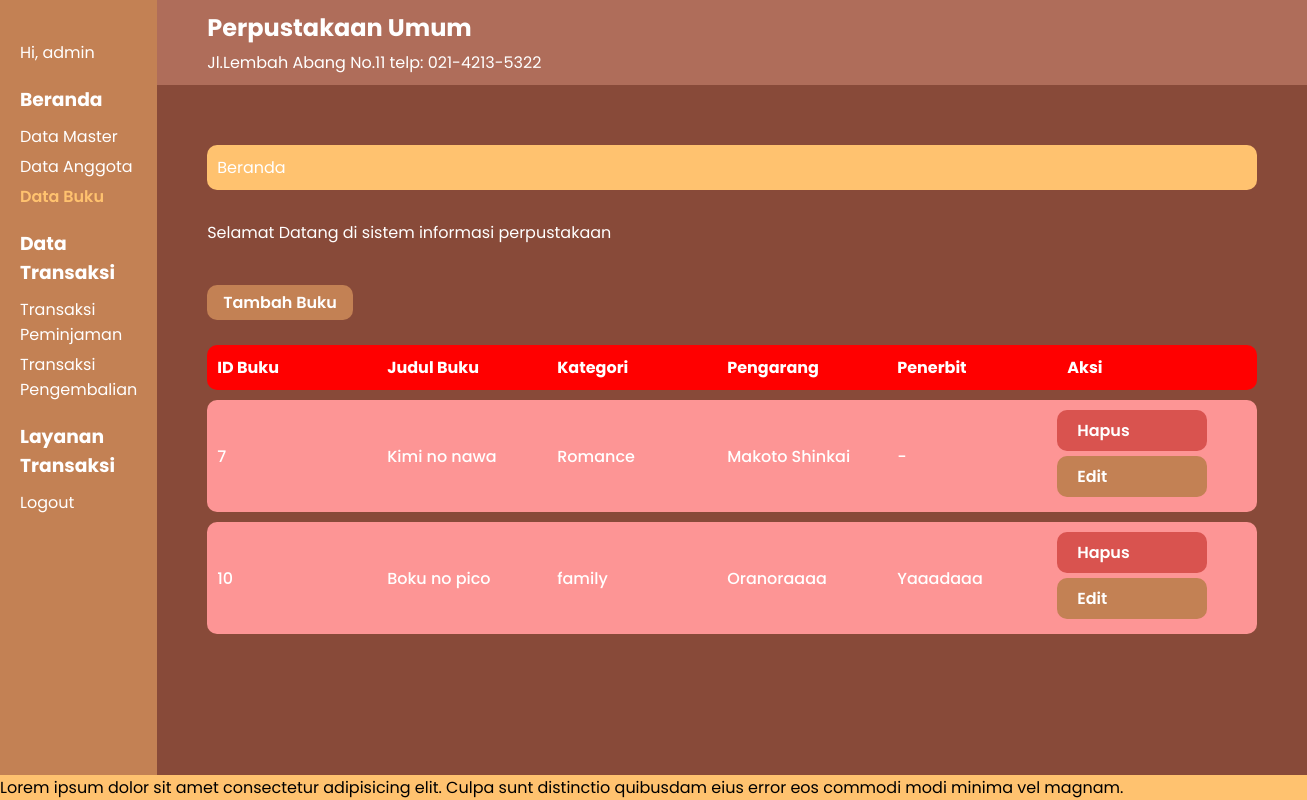
The page /index.php?p=list-buku (signed in) on the database its author committed.
### tables this page shows
CREATE TABLE `tb_buku` (
  `id_buku` int(5) NOT NULL,
  `judul_buku` varchar(64) DEFAULT NULL,
  `kategori` varchar(64) DEFAULT NULL,
  `pengarang` varchar(64) DEFAULT NULL,
  `penerbit` varchar(64) DEFAULT NULL
);

### pages/list-buku.php (the view)
<?php
$sql = "SELECT * FROM tb_buku";
$query = mysqli_query($db, $sql);
?>
<div class="tambah-wrapper">
  <a href="?p=tambah-buku">Tambah Buku</a>
</div>
<?php if(mysqli_num_rows($query) > 0) :  ?>
<div class="tabel">
  <div class="head">
      <p>ID Buku</p>
      <p>Judul Buku</p>
      <p>Kategori</p>
      <p>Pengarang</p>
      <p>Penerbit </p>
      <p>Aksi</p>
    </div>
  <?php while($rowBuku = mysqli_fetch_array($query)) { ?>
    <div class="content">
        <p><?php echo $rowBuku['id_buku']?></p>
        <p><?php echo $rowBuku['judul_buku']?></p>
        <p><?php echo $rowBuku['kategori']?></p>
        <p><?php echo $rowBuku['pengarang']?></p>
        <p><?php echo $rowBuku['penerbit']?></p>
        <div class="tombol-wrapper">
          <a href="proses/buku-hapus-proses.php?id=<?php echo $rowBuku['id_buku']?>" class="btn-hapus">Hapus</a>
          <a href="index.php?p=edit-buku&id_buku=<?php echo $rowBuku['id_buku']?>" class="btn-edit">Edit</a>
        </div>
    </div>
  <?php };?>
</div>
<?php else:?>
  <div class="kosong">
    <h3>Tidak ada data buku ditemukan</h3>
  </div>
<?php endif;?>

### styles/index.css (style rules this page uses)
* { margin: 0; padding: 0; box-sizing: border-box; font-family: "Poppins", sans-serif; }
body { position: relative; width: 100%; display: flex; flex-wrap: nowrap; overflow-x: hidden; min-height: 100vh; }

### styles/anggota.css (style rules this page uses)
.content { position: relative; margin-bottom: 60px; }

### styles/tabel.css (style rules this page uses)
.tambah-wrapper { margin-bottom: 30px; font-weight: 600; }
.tambah-wrapper a { text-decoration: none; color: white; padding: 0.4rem 1rem; border-radius: 10px; background-color: #c38154; }
.tabel .head, .tabel .content { display: flex; }
.tabel .head, .tabel .content { margin-bottom: 10px; background-color: red; border-radius: 10px; padding: 10px; font-weight: 700; }
.tabel .head *, .tabel .content * { width: 150px; margin-right: 20px; display: flex; align-items: center; }
.tabel .content { font-weight: 500; background-color: rgb(253, 149, 149); }
.tombol-wrapper { display: flex; flex-direction: column; justify-content: space-between; }
.btn-hapus, .btn-edit, .btn-pengembalian { display: block; color: white; text-decoration: none; padding: 0.5rem 1.25rem; border-radius: 10px; background-color: #c38154; font-weight: 600; margin-bottom: 5px; text-align: center; }
.btn-hapus { background-color: #d9534f; }

### rows shown on the page
tb_buku: id_buku "7", judul_buku "Kimi no nawa", kategori "Romance", pengarang "Makoto Shinkai", penerbit "-"
tb_buku: id_buku "10", judul_buku "Boku no pico", kategori "family", pengarang "Oranoraaaa", penerbit "Yaaadaaa"
